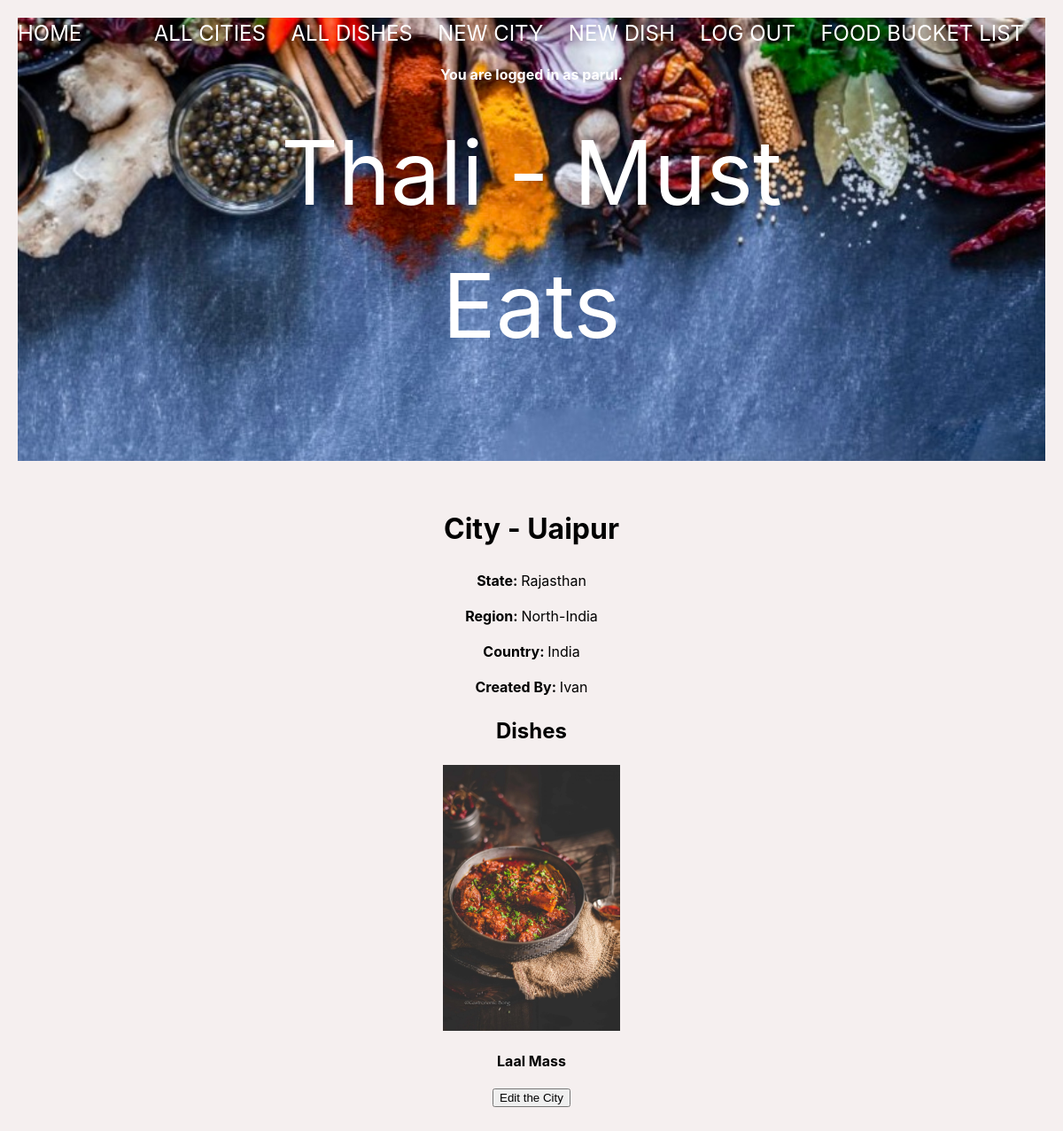
The page /city/1 (signed in) on the database its author committed.
### thali_app/models.py (models this page shows, shortened)
class User(UserMixin, db.Model):
    id = db.Column(db.Integer, primary_key=True)
    username = db.Column(db.String(80), nullable=False)
    password = db.Column(db.String(80), nullable=False)
    favorites_list_user = db.relationship(
        'Dish', secondary='user_favorites_list', back_populates='favorites_list_dishes')
    def __str__(self):
        return f"{self.username}"

class City(db.Model):
    id = db.Column(db.Integer, primary_key=True)
    name = db.Column(db.String(80), nullable=False)
    state = db.Column(db.String(80), nullable=False)
    region = db.Column(db.String(80), nullable=False)
    country = db.Column(db.String(80), nullable=False)
    short_desc = db.Column(db.String(500), nullable=False)
    dishes = db.relationship('Dish', back_populates='city')
    created_by_id = db.Column(db.Integer, db.ForeignKey('user.id'))
    created_by = db.relationship('User')

class Dish(db.Model):
    id = db.Column(db.Integer, primary_key=True)
    name = db.Column(db.String(80), nullable=False)
    short_desc = db.Column(db.String(250), nullable=False)
    category = db.Column(db.Enum(FoodCategory), default=FoodCategory.OTHER)
    photo_url = db.Column(URLType)
    where_to_eat = db.Column(db.String(80), nullable=False)
    rating = db.Column(db.Float, default=0)
    ratings = db.relationship('Rating', backref='dish')
    city_id = db.Column(
        db.Integer, db.ForeignKey('city.id'), nullable=False)
    city = db.relationship('City', back_populates='dishes')
    state = db.relationship('City', back_populates='dishes')
    country = db.relationship('City', back_populates='dishes')
    created_by_id = db.Column(db.Integer, db.ForeignKey('user.id'))
    created_by = db.relationship('User')
    favorites_list_dishes = db.relationship(
        'User', secondary='user_favorites_list', back_populates='favorites_list_user')

### thali_app/main/routes.py (the view)
@main.route('/city/<city_id>', methods=['GET', 'POST'])
@login_required
def city_detail(city_id):
    city = City.query.get(city_id)
    return render_template('city_detail.html',city=city)

### thali_app/extensions.py (called while the page is built)
@login_manager.user_loader
def load_user(user_id):
    return User.query.get(user_id)

### thali_app/templates/city_detail.html
{% extends 'base.html' %}
{% block content %}
<h1>City - {{ city.name }}</h1>
<p>
    <strong>State: </strong> {{ city.state }}
</p>
<p>
    <strong>Region: </strong> {{ city.region }}
</p>
<p>
    <strong>Country: </strong> {{ city.country }}
</p>
<p>
    <strong>Created By: </strong> {{ city.created_by }}
</p>
<h2>Dishes</h2>
<div class="dishes">
    {% for dish in city.dishes %}
    <div class="dish-details">
        <a href="/dish/{{ dish.id }}"><img src="{{ dish.photo_url }}" alt="{{ dish.name }}" width="200px"></a>
        <p><strong>{{ dish.name }}</strong></p>
    </div>
    {% endfor %}
</div>
<form method="post" action="/city/{{ city.id }}/edit">
    <input type="submit" value="Edit the City">
</form>
{% endblock %}

### thali_app/templates/base.html (shortened to what this page needs)
<!DOCTYPE html>
<html>
    <head>
        <link rel="stylesheet" href="/static/style.css">
    </head>
    <body>
        <div class="page-header">
            <header>Thali - Must Eats</header>
            <nav>
                <a href="/">Home</a>
                <div>
                    {% if current_user.is_authenticated %}
                        <a href="/">All Cities</a>
                        <a href="/all_dishes">All Dishes</a>
                        <a href="/new_city">New City</a>
                        <a href="/new_dish">New Dish</a>
                        <a href="/logout">Log Out</a>
                        <a href="/favorites_list">Food Bucket List</a>
                    {% else %}
                    <!-- Only show these links if the current user is NOT
                        authenticated (logged in)! -->
                        <a href="/signup">Sign Up</a>
                        <a href="/login">Log In</a>
                    {% endif %}
                </div>
            </nav>
            {% if current_user.is_authenticated %}
                <p><b>You are logged in as {{ current_user.username }}.</b></p>
            {% endif %}
        </div>
        <div id="content">
            {% block content %}{% endblock %}
        </div>
    </body>
</html>

### thali_app/static/style.css (style rules this page uses)
body { font-family: -apple-system, BlinkMacSystemFont, 'Segoe UI', 'Roboto', 'Oxygen', 'Ubuntu', 'Cantarell', 'Fira Sans', 'Droid Sans', 'Helvetica Neue', sans-serif; -webkit-font-smoothing: antialiased; -moz-osx-font-smoothing: grayscale; line-height: 1.5; margin: 0; padding: 20px; text-align: center; background-color: rgb(245, 239, 239); }
.page-header { background-image: url('/static/img/background.jpeg'); background-size: cover; height: 500px; position: relative; color: #fff; }
.page-header::after { position: absolute; top: 0; left: 0; width: 100%; height: 100%; background-color: rgba(0, 0, 0, 0.4); }
.page-header header { position: absolute; top: 50%; left: 50%; transform: translate(-50%, -50%); text-align: center; color: white; z-index: 1; font-size: 100px; }
nav { display: flex; justify-content: space-between; align-items: center; }
nav a { color: white; font-size: 1.5rem; margin-right: 1.5rem; text-decoration: none; text-transform: uppercase; }
#content { max-width: 800px; margin: 0 auto; padding: 2rem; }

### rows shown on the page
User: username "parul"
City: name "Uaipur", state "Rajasthan", region "North-India", country "India"
User: created_by "Ivan"
Dish: photo_url (picture), name "Laal Mass"
